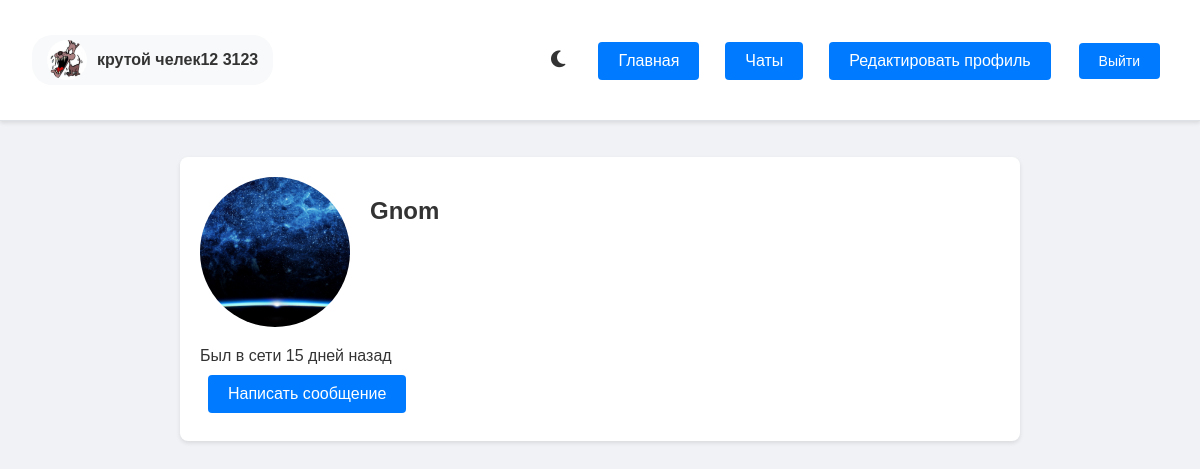
The app's page /profile/8/ (signed in) with its own data.
### messenger/models.py (models this page shows, shortened)
class User(AbstractUser):
    username = models.CharField(max_length=255, unique=True)
    bio = models.TextField(blank=True)
    avatar = models.ImageField(upload_to='avatars/', null=True, blank=True)
    name = models.CharField(max_length=255, blank=True)

class Profile(models.Model):
    user = models.OneToOneField(User, on_delete=models.CASCADE)
    avatar = models.ImageField(upload_to='avatars/', null=True, blank=True)
    bio = models.TextField(blank=True)
    description = models.TextField(max_length=500, blank=True)
    name = models.CharField(max_length=100, blank=True, default='')
    last_activity = models.DateTimeField(auto_now=True)
    def get_last_seen(self):
        if not self.last_activity:
            return 'Никогда не был в сети'
        now = timezone.now()
        diff = now - self.last_activity
        if (now - self.last_activity) < timedelta(minutes=5):
            return 'В сети'
        if diff.days > 0:
            return f'Был в сети {diff.days} дней назад'
        elif diff.seconds // 3600 > 0:
            hours = diff.seconds // 3600
            return f'Был в сети {hours} часов назад'
        elif diff.seconds // 60 > 0:
            minutes = diff.seconds // 60
            return f'Был в сети {minutes} минут назад'
        else:
            return 'Только что'

### messenger/views.py (the view)
# urls.py: path('profile/<int:user_id>/', views.profile_view, name='profile_view'),
@login_required
def profile_view(request, user_id):
    user = get_object_or_404(User.objects.select_related('profile'), id=user_id)
    profile = user.profile
    return render(request, 'messenger/profile_view.html', {
        'profile_user': user,
        'profile': profile
    })

### messenger/templates/messenger/profile_view.html (shortened to what this page needs)
{% extends 'messenger/base.html' %}
{% block content %}
<div class="profile-container">
    <div class="profile-header">
        {% if profile.avatar %}
            <img src="{{ profile.avatar.url }}" alt="Avatar" class="profile-avatar">
        {% else %}
            <div class="default-avatar">{{ profile.user.username|first|upper }}</div>
        {% endif %}
        <div class="profile-info">
            <h2>{{ profile.name|default:profile.user.username }}</h2>
        </div>
    </div>
    <div class="user-status" data-user-id="{{ profile_user.id }}">
        <span id="online-status-{{ profile_user.id }}">{{ profile.get_last_seen }}</span>
    </div>
    {% if request.user == profile.user %}
        <a href="{% url 'profile_edit' %}" class="btn edit-btn">Редактировать профиль</a>
    {% else %}
        <a href="{% url 'create_chat' profile.user.id %}" class="btn">Написать сообщение</a>
    {% endif %}
</div>
{% endblock %}

### messenger/templates/messenger/base.html (shortened to what this page needs)
<!DOCTYPE html>
<html>
<head>
    <link rel="stylesheet" href="https://cdnjs.cloudflare.com/ajax/libs/font-awesome/6.5.1/css/all.min.css">
</head>
<body>
    <nav class="navbar">
        <div class="container nav-container">
            {% if user.is_authenticated %}
            <div class="profile-section">
                <div class="user-item">
                    {% if user.profile and user.profile.avatar %}
                        <img src="{{ user.profile.avatar.url }}" alt="Avatar" class="user-avatar">
                    {% else %}
                        <div class="default-avatar">{{ user.username|first|upper }}</div>
                    {% endif %}
                    <div class="user-info">
                        <span class="user-name">{% if user.profile.name %}{{ user.profile.name }}{% else %}{{ user.username }}{% endif %}</span>
                    </div>
                </div>
            </div>
            {% endif %}
            <div class="nav-links">
                <div class="theme-switch" onclick="toggleTheme()">
                    <i class="fas fa-moon"></i>
                </div>
                <a href="{% url 'main' %}" class="btn">Главная</a>
                {% if user.is_authenticated %}
                    <a href="{% url 'chat_list' %}" class="btn">Чаты</a>
                    <a href="{% url 'profile_edit' %}" class="btn">Редактировать профиль</a>
                    <form method="post" action="{% url 'logout' %}" class="logout-form">
                        <button type="submit" class="btn logout-btn">Выйти</button>
                    </form>
                {% else %}
                    <a href="{% url 'login' %}" class="btn">Войти</a>
                {% endif %}
            </div>
        </div>
    </nav>
    <div class="container">
        {% block content %}
        {% endblock %}
    </div>
</body>
</html>

### messenger/templates/messenger/base.html (style rules this page uses)
:root[data-theme="light"] { --bg-color: #f0f2f5; --nav-bg: #ffffff; --text-color: #333; --message-received-bg: #e9ecef; --message-received-text: #000; --message-sent-bg: #0084ff; --message-sent-text: #fff; --input-bg: #fff; --border-color: #dee2e6; }
body { overflow-y: hidden; height: 100vh; margin: 0; padding: 0; font-family: Arial, sans-serif; background-color: var(--bg-color); color: var(--text-color); }
.navbar { background-color: var(--nav-bg); padding: 1rem; box-shadow: 0 2px 4px rgba(0,0,0,0.1); border-bottom: 1px solid var(--border-color); }
.container { max-width: 1200px; margin: 0 auto; padding: 1rem; }
.btn { display: inline-block; padding: 0.5rem 1rem; background-color: #0084ff; color: white; text-decoration: none; border-radius: 5px; margin: 0.5rem; }
.user-item { display: flex; align-items: center; gap: 10px; }
.user-avatar { width: 40px; height: 40px; border-radius: 50%; object-fit: cover; }
.user-info { flex: 1; }
.user-name { font-weight: bold; color: #333; }
.edit-profile-btn, .logout-btn { padding: 5px 10px; text-decoration: none; border-radius: 4px; font-size: 14px; }
.logout-btn { background-color: #dc3545; color: white; margin-left: 10px; }
.nav-container { display: flex; justify-content: space-between; align-items: center; }
.profile-section { display: flex; align-items: center; }
.nav-links { display: flex; align-items: center; gap: 10px; }
.logout-form { display: inline; margin: 0; }
.logout-form button { border: none; cursor: pointer; }
.user-item { display: flex; align-items: center; gap: 10px; padding: 5px 15px; background-color: #f8f9fa; border-radius: 20px; }
.user-info { display: flex; flex-direction: column; }
.navbar { position: sticky; top: 0; z-index: 1000; }
.theme-switch { display: flex; align-items: center; margin-right: 15px; cursor: pointer; }
.theme-switch i { font-size: 1.2em; color: var(--text-color); }

### messenger/templates/messenger/profile_view.html (style rules this page uses)
.profile-container { max-width: 800px; margin: 20px auto; padding: 20px; background: white; border-radius: 8px; box-shadow: 0 2px 4px rgba(0,0,0,0.1); }
.profile-header { display: flex; align-items: start; gap: 20px; margin-bottom: 20px; }
.profile-avatar { width: 150px; height: 150px; border-radius: 50%; object-fit: cover; }
.profile-info { flex: 1; }
.btn { display: inline-block; padding: 10px 20px; background-color: #007bff; color: white; text-decoration: none; border-radius: 4px; margin-top: 10px; }

### records on screen
User: profile.avatar (picture), profile.name "крутой челек12 3123"
Profile: avatar (picture), name "Gnom", get_last_seen "Был в сети 15 дней назад"
